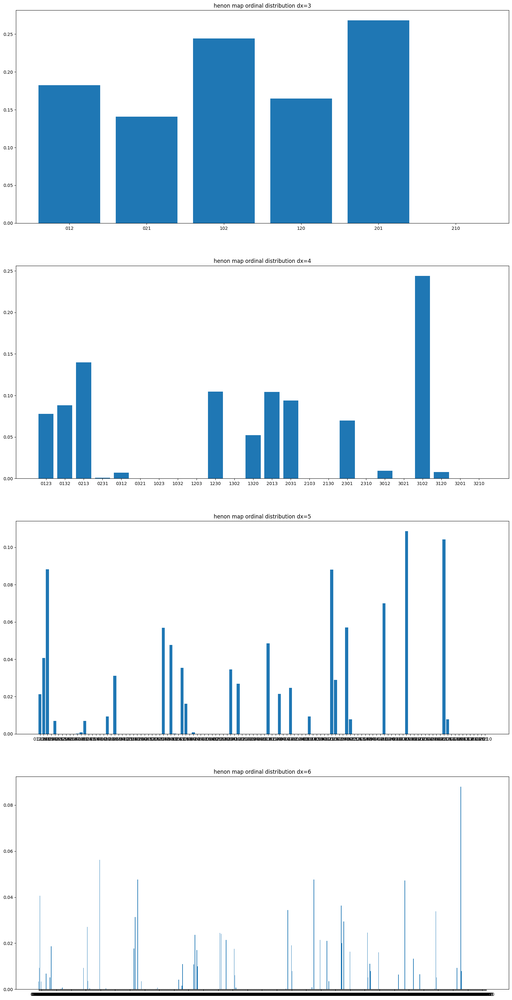
#> input picture graduation-study2/figures/henonmap_sorted.png, 512 x 1000 px, shrunk from 1610 x 3146 before the run
$ python make.py
#> lines starting #> are read from the running program, lines starting #| are printed output that depends on the picture


from PIL import Image

im1 = Image.open('henonmap_sorted.png')
#> im1 is the input picture: PIL image 512x1000 RGBA; mean R, G, B, A 222.8, 234.2, 242.1, 255
im2 = Image.open('ikedamap_ordinaldistribution.png')
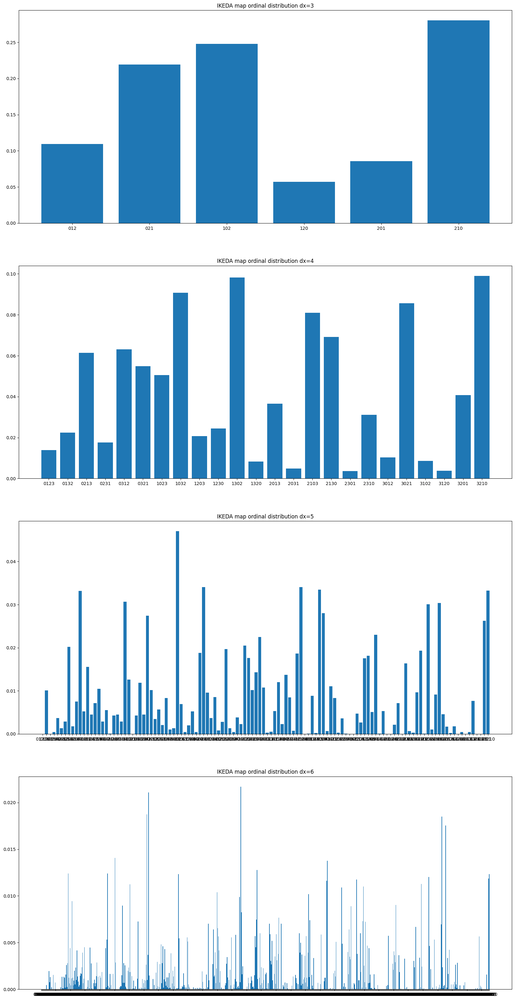
#> input picture graduation-study2/figures/ikedamap_ordinaldistribution.png, 515 x 1000 px, shrunk from 1619 x 3146 before the run
#> im2 is the input picture: PIL image 515x1000 RGBA; mean R, G, B, A 210.9, 227, 238.2, 255

def get_concat_h(im1, im2):
    dst = Image.new('RGB', (im1.width + im2.width, im1.height))
#> dst: PIL image 1027x1000 RGB; every value is 0
    dst.paste(im1, (0, 0))
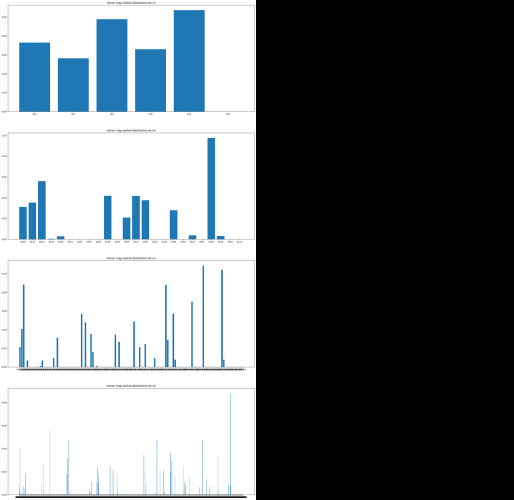
#> dst: PIL image 1027x1000 RGB (shown at 1/2 size); mean R, G, B 111.1, 116.8, 120.7
    dst.paste(im2, (im1.width, 0))
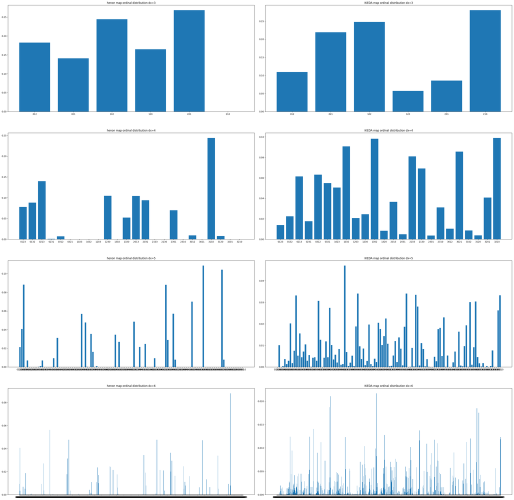
#> dst: PIL image 1027x1000 RGB (shown at 1/2 size); mean R, G, B 216.8, 230.6, 240.1
    return dst

def get_concat_v(im1, im2):
    dst = Image.new('RGB', (im1.width, im1.height + im2.height))
    dst.paste(im1, (0, 0))
    dst.paste(im2, (0, im1.height))
    return dst

pics = get_concat_h(im1, im2)
pics.show()
pics.save('yoko.png')
# get_concat_v(im1, im1).save('data/dst/pillow_concat_v.jpg')
